Frame 1 (no input): blank canvas, image omitted
Frame 60 (no input): blank canvas, image omitted
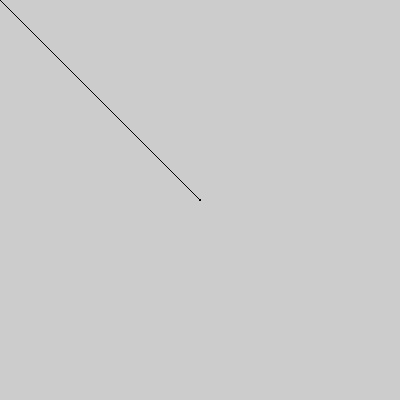
Frame 120 (the mouse pressed at the canvas centre since frame 60)

The p5.js sketch whose frames 1 and 60 were blank and that drew this single picture after the mouse press (run headless with seeded random() and noise() and a simulated clock; from frame 60 on, the mouse is pressed at the canvas centre):

// p5.js sketch
// ── sketch.js
function setup() {
  createCanvas(400, 400);
 strokeWeight(1);
 background(204)
}

function draw() {
  
  line(mouseX,mouseY,pmouseX,pmouseY)
}
